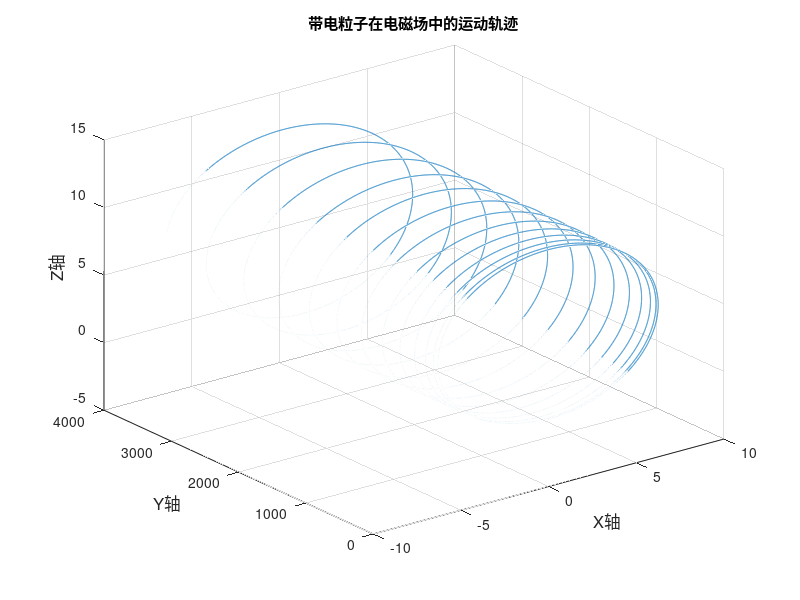

This chart was generated by the following MATLAB code:
clear all                   
m=0.02;                                      %给定电荷质量；
q=1.6e-2;                                     %给定电荷电量；
dt=0.001;                                     %设定时间步长为0.001s；
t=0:dt:100;                                    %建立时间的数组；
vx=linspace(0,0,length(t));vy=vx;vz=vx;            %建立速度矢量；
vx(1)=5;                                      %给定速度矢量初始值
rx=linspace(0,0,length(t));ry=rx;rz=rx;              %给定位置矢量；
Ex=0; Ey=1; Ez=0;                             %给定电场强度矢量；
Bx=0; By=1; Bz=0;                             %给定磁通密度矢量；
Fx=linspace(0,0,length(t));Fy=Fx;Fz=Fx;            %建立力矢量；
ax=linspace(0,0,length(t));ay=ax;az=ax;             %建立加速度矢量；
for i=1:(length(t)-1)                             %计算出每一个位置点
  Fx(i)=q*Ex+q*(vy(i)*Bz-vz(i)*By);              %计算i点空间受力
 Fy(i)=q*Ey+q*(vz(i)*Bx-vx(i)*Bz);              %计算i点空间受力
 Fz(i)=q*Ez+q*(vx(i)*By-vy(i)*Bx);              %计算i点空间受力
 ax(i)=Fx(i)/m;                                %计算i点加速度
 ay(i)=Fy(i)/m;                                %计算i点加速度
 az(i)=Fz(i)/m;                                %计算i点加速度
 vx(i+1)=vx(i)+ax(i)*dt;                         %计算i+1点速度
 vy(i+1)=vy(i)+ay(i)*dt;                         %计算i+1点速度
 vz(i+1)=vz(i)+az(i)*dt;                          %计算i+1点速度
 rx(i+1)=rx(i)+vx(i)*dt;                          %计算i+1点位置
 ry(i+1)=ry(i)+vy(i)*dt;                          %计算i+1点位置
 rz(i+1)=rz(i)+vz(i)*dt;                          %计算i+1点位置
end

figure
plot3(rx,ry,rz);                                  %绘图
hold on
grid;
title('带电粒子在电磁场中的运动轨迹');            % 给出图形标题
xlabel('X轴', 'fontsize', 12);                       % X轴标注
ylabel('Y轴', 'fontsize', 12);                       % Y轴标注
zlabel('Z轴', 'fontsize', 12);                        % Z轴标注
